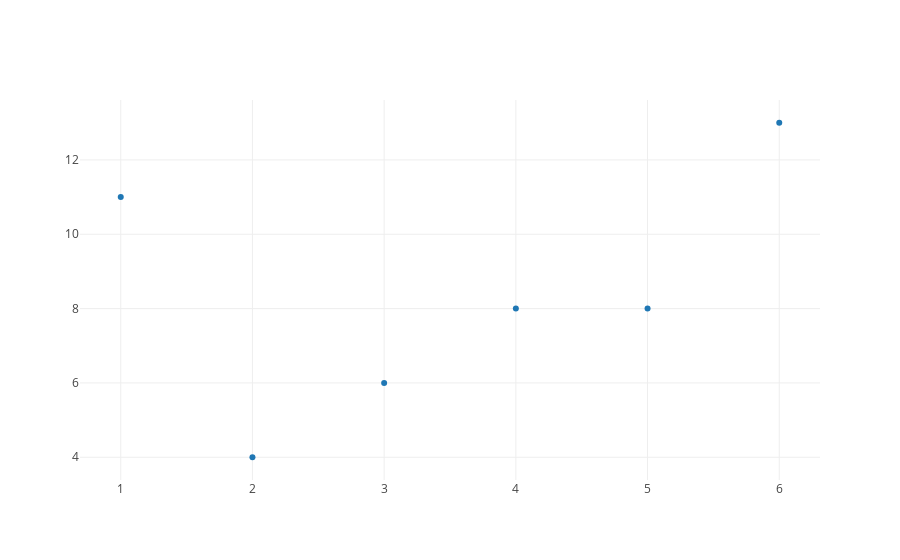

Write notebook code for a chart like this one.
### Code cell
trace1 = dict(x=[4, 1, 5, 6, 3, 2],
              y=[8, 11, 8, 13, 6, 4], 
              mode="markers", 
              text=["bob", "suzie", "fred", "edgar", "steven", "natalie"],)


plotly.offline.iplot([trace1])

# much better :)

### Figure 1 — Plotly figure (JSON) as saved in the notebook; plotly's stock layout.template omitted (floating-point values rounded to 4 significant figures)
{"data": [{"mode": "markers", "text": ["bob", "suzie", "fred", "edgar", "steven", "natalie"], "type": "scatter", "uid": "a690c6b4-d0a8-11e8-97aa-34159e1c7ef8", "x": [4, 1, 5, 6, 3, 2], "y": [8, 11, 8, 13, 6, 4]}], "layout": {}}
